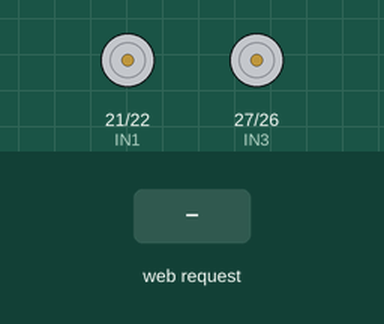
Recording of a sketch running on a simulated ESP32. Parts: motor-driver pin pairs drawn as motors (green arrow = first pin HIGH = forward, orange = second pin HIGH = backward, longer = more drive, scaled by the enable pin). The inputs (shaded band) are chosen by the test bench. WiFi joins after 1.5 s; servers stay silent unless stated; what the sketch prints to the serial monitor is not drawn.

Above: at 2.7 s.
2.8 s: HTTP request GET /comando?accion=adelante received
At 4.0 s:
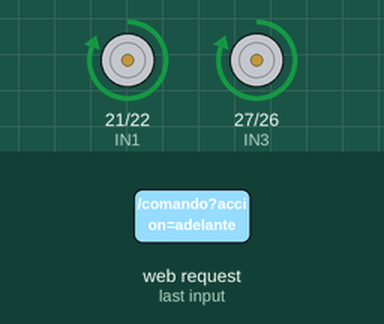
4.3 s: HTTP request GET /comando?accion=atras received
At 5.3 s:
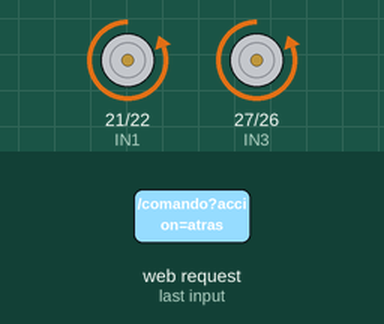
5.8 s: HTTP request GET /comando?accion=izquierda received
At 6.4 s:
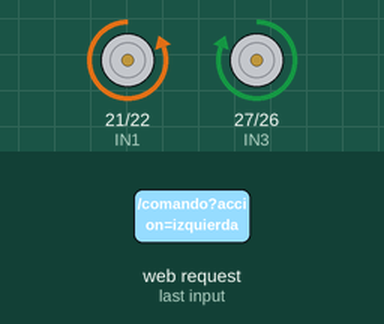
7.3 s: HTTP request GET /comando?accion=derecha received
At 8.7 s:
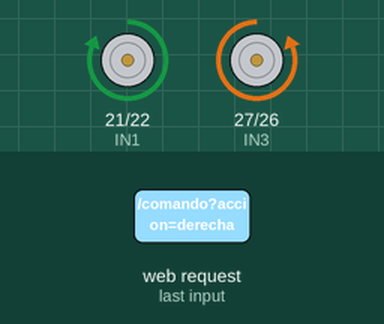
Timing chart, 0 to 9.8 s (numbered marks = the images above; inputs shaded):
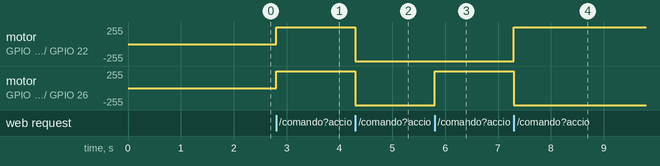

Measured:
- after the input at 2.8 s, motor on GPIO 21 (IN1) / GPIO 22 (IN2), motor on GPIO 27 (IN3) / GPIO 26 (IN4): stopped → forward 255/255 at once
- after the input at 4.3 s, motor on GPIO 21 (IN1) / GPIO 22 (IN2), motor on GPIO 27 (IN3) / GPIO 26 (IN4): forward 255/255 → backward 255/255 at once
- after the input at 5.8 s, motor on GPIO 27 (IN3) / GPIO 26 (IN4): backward 255/255 → forward 255/255 at once
- after the input at 7.3 s, motor on GPIO 21 (IN1) / GPIO 22 (IN2): backward 255/255 → forward 255/255 at once; motor on GPIO 27 (IN3) / GPIO 26 (IN4): forward 255/255 → backward 255/255 at once

The sketch:

sumo-web.ino
```cpp
#include <WiFi.h>
#include <WebServer.h>


// === CREDENCIALES WiFi ===
const char* ssid = "Panchita";
const char* password = "A1%P@nch1t@#2025";

WebServer server(80);

// === PINES PUENTE H ===
const int IN1 = 21, IN2 = 22, IN3 = 27, IN4 = 26;
const int ENA = 25, ENB = 23;

// Pines de sensores (no usados en este control)
const int FL_PIN = 34;
const int FR_PIN = 35;
const int BL_PIN = 32;
const int BR_PIN = 33;
const int TRIG_PIN = 18;
const int ECHO_PIN = 19;

void setup() {
  Serial.begin(115200);

  // Puente H como salida
  pinMode(IN1, OUTPUT); pinMode(IN2, OUTPUT);
  pinMode(IN3, OUTPUT); pinMode(IN4, OUTPUT);
  pinMode(ENA, OUTPUT); pinMode(ENB, OUTPUT);

  // Activar motores (PWM o HIGH fijo)
  digitalWrite(ENA, HIGH);
  digitalWrite(ENB, HIGH);

  // Conectar a WiFi
  WiFi.begin(ssid, password);
  Serial.print("Conectando a WiFi");
  while (WiFi.status() != WL_CONNECTED) {
    delay(500);
    Serial.print(".");
  }
  Serial.println("\nConectado a WiFi. IP: " + WiFi.localIP().toString());

  // Servidor Web
  server.on("/", HTTP_GET, []() {
    server.send(200, "text/html", getHTML());
  });

  server.on("/comando", HTTP_GET, []() {
    String accion = server.arg("accion");
    moverCarrito(accion);
    server.send(200, "text/plain", "OK");
  });

  server.begin();
}

void loop() {
  server.handleClient();
}

void moverCarrito(String accion) {
  if (accion == "adelante") {
    digitalWrite(IN1, HIGH); digitalWrite(IN2, LOW);
    digitalWrite(IN3, HIGH); digitalWrite(IN4, LOW);
  } else if (accion == "atras") {
    digitalWrite(IN1, LOW); digitalWrite(IN2, HIGH);
    digitalWrite(IN3, LOW); digitalWrite(IN4, HIGH);
  } else if (accion == "izquierda") {
    digitalWrite(IN1, LOW); digitalWrite(IN2, HIGH);
    digitalWrite(IN3, HIGH); digitalWrite(IN4, LOW);
  } else if (accion == "derecha") {
    digitalWrite(IN1, HIGH); digitalWrite(IN2, LOW);
    digitalWrite(IN3, LOW); digitalWrite(IN4, HIGH);
  } else if (accion == "stop") {
    digitalWrite(IN1, LOW); digitalWrite(IN2, LOW);
    digitalWrite(IN3, LOW); digitalWrite(IN4, LOW);
  }
}

String getHTML() {
  return R"rawliteral(
    <!DOCTYPE html>
    <html>
    <head>
      <title>Control Carrito</title>
      <script>
        document.addEventListener('keydown', function(event) {
          let accion = "";
          if (event.key === "ArrowUp") accion = "adelante";
          else if (event.key === "ArrowDown") accion = "atras";
          else if (event.key === "ArrowLeft") accion = "izquierda";
          else if (event.key === "ArrowRight") accion = "derecha";
          if (accion !== "") fetch("/comando?accion=" + accion);
        });
        document.addEventListener('keyup', function(event) {
          fetch("/comando?accion=stop");
        });
      </script>
    </head>
    <body>
      <h1>Usa las flechas del teclado para mover el carrito</h1>
    </body>
    </html>
  )rawliteral";
}
```
